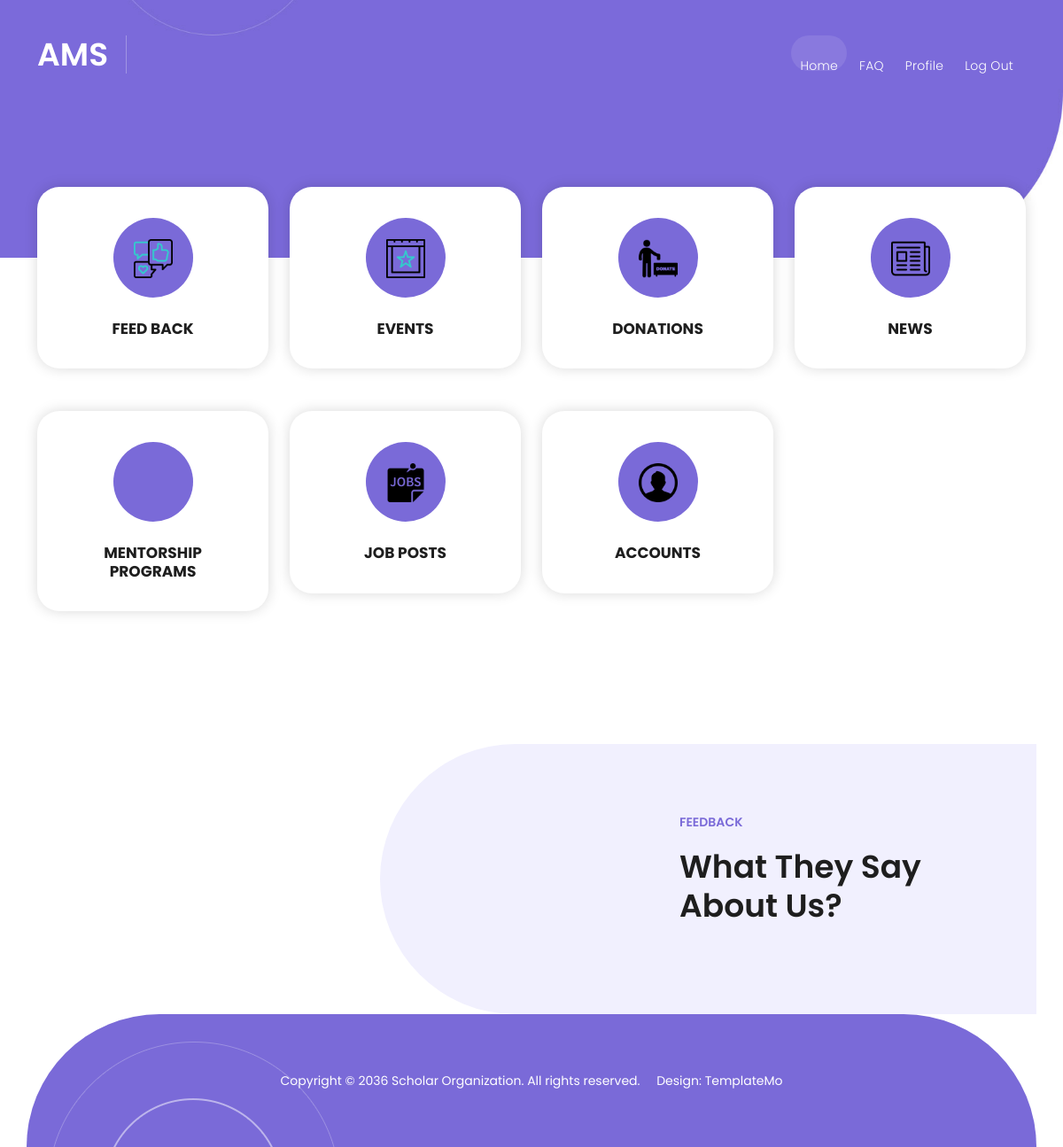
/View/admin/home.php, run on an earlier commit of the app's database.
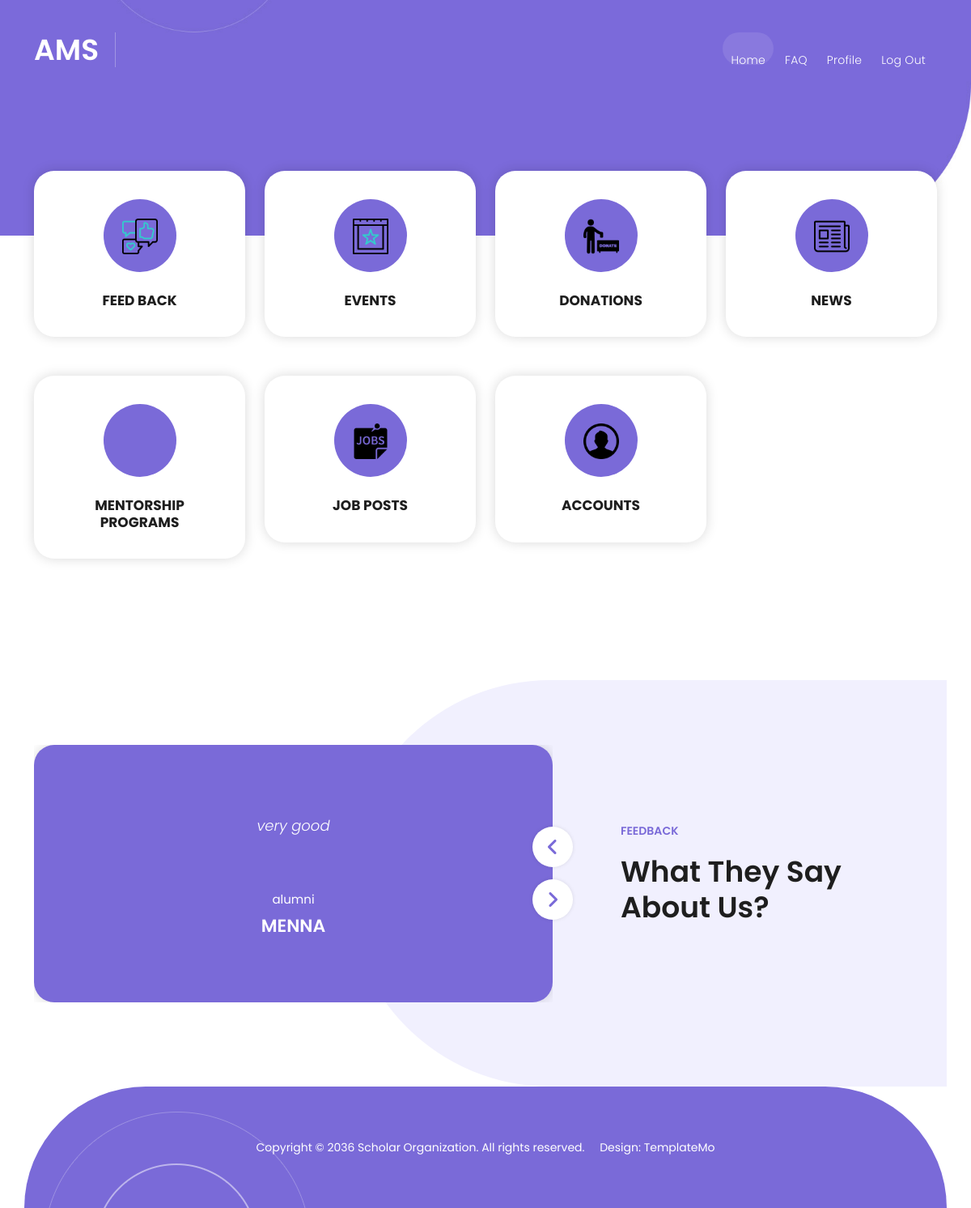
And on a later commit of the database.
### tables this page shows
CREATE TABLE `feedback` (
  `ID` int(11) NOT NULL,
  `name` varchar(11) NOT NULL,
  `content` varchar(11) NOT NULL,
  `role` varchar(11) NOT NULL
);

### Controller/database.php (called while the page is built, shortened)
<?php
class database {
     public $con;
     public function __construct()
     {
          $this->con = mysqli_connect("localhost", "root", "", "ams");
     }
     public function select($table_name)
     {
          $array = array();
          $query = "SELECT * FROM `".$table_name."`";
          $result = mysqli_query($this->con, $query);
          while($row = mysqli_fetch_assoc($result))
          {
               $array[] = $row;
          }
          return $array;
     }
}

### View/admin/home.php (the view, shortened to what the changed rows need)
<?php
  require_once '../../Controller/database.php';
  $data = new database;
 ?>
<!DOCTYPE html>
<html lang="en">
  <head>
    <link href="../../View/vendor/bootstrap/css/bootstrap.min.css" rel="stylesheet">
    <link rel="stylesheet" href="../../View/assets/css/fontawesome.css">
    <link rel="stylesheet" href="../../View/assets/css/templatemo-scholar.css">
    <link rel="stylesheet" href="../../View/assets/css/owl.css">
    <link rel="stylesheet" href="../../View/assets/css/animate.css">
    <link rel="stylesheet"href="https://unpkg.com/swiper@7/swiper-bundle.min.css"/>
  </head>
<body>
  <header class="header-area header-sticky">
    <div class="container">
      <div class="row">
        <div class="col-12">
          <nav class="main-nav">
            <a href="../../index.php" class="logo">
              <h1>AMS</h1>
            </a>
          </nav>
        </div>
      </div>
    </div>
  </header>
  <div class="features">
    <div class="container">
      <div class="row">
            <br>
            <br>
            <br>
  <div class="section testimonials" id="feedback">
    <div class="container">
      <div class="row">
        <div class="col-lg-7">
          <div class="owl-carousel owl-testimonials">
            <?php
            $post_data = $data->select('feedback');
            foreach($post_data as $post)
            {
              $name = $post["name"];
              $content = $post["content"];
              $role = $post["role"];
              ?>
              <div class="item">
               <p><?php echo $content?> </p>
              <div class="author">
                <span class="category"><?php echo $role?></span>
                <h4><?php echo $name?></h4>
              </div>
            </div>
              <?php
            }
            ?>
          </div>
        </div>
        <div class="col-lg-5 align-self-center">
          <div class="section-heading">
            <h2>What they say about us?</h2>
          </div>
        </div>
      </div>
    </div>
  </div>
  </body>
</html>

What changed in the data, as far as the page shows it:
added feedback: content "very good", role "alumni", name "MENNA"
